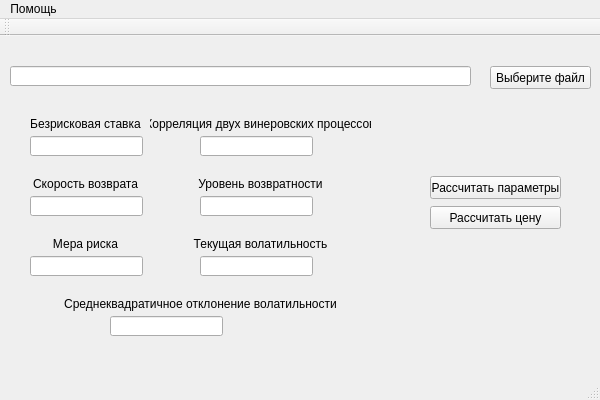
<?xml version="1.0" encoding="UTF-8"?>
<ui version="4.0">
 <class>AppClass</class>
 <widget class="QMainWindow" name="AppClass">
  <property name="geometry">
   <rect>
    <x>0</x>
    <y>0</y>
    <width>600</width>
    <height>400</height>
   </rect>
  </property>
  <property name="windowTitle">
   <string>App</string>
  </property>
  <widget class="QWidget" name="centralWidget">
   <widget class="QLineEdit" name="filePathLine">
    <property name="geometry">
     <rect>
      <x>10</x>
      <y>30</y>
      <width>461</width>
      <height>20</height>
     </rect>
    </property>
    <property name="readOnly">
     <bool>true</bool>
    </property>
   </widget>
   <widget class="QPushButton" name="getFileButton">
    <property name="geometry">
     <rect>
      <x>490</x>
      <y>30</y>
      <width>101</width>
      <height>23</height>
     </rect>
    </property>
    <property name="text">
     <string>Выберите файл</string>
    </property>
   </widget>
   <widget class="QLabel" name="par1Label">
    <property name="geometry">
     <rect>
      <x>30</x>
      <y>80</y>
      <width>111</width>
      <height>16</height>
     </rect>
    </property>
    <property name="layoutDirection">
     <enum>Qt::LeftToRight</enum>
    </property>
    <property name="text">
     <string>Безрисковая ставка</string>
    </property>
    <property name="alignment">
     <set>Qt::AlignCenter</set>
    </property>
   </widget>
   <widget class="QLabel" name="par2Label">
    <property name="geometry">
     <rect>
      <x>150</x>
      <y>80</y>
      <width>221</width>
      <height>16</height>
     </rect>
    </property>
    <property name="layoutDirection">
     <enum>Qt::LeftToRight</enum>
    </property>
    <property name="text">
     <string>Корреляция двух винеровских процессов</string>
    </property>
    <property name="alignment">
     <set>Qt::AlignCenter</set>
    </property>
   </widget>
   <widget class="QLabel" name="par3Label">
    <property name="geometry">
     <rect>
      <x>30</x>
      <y>140</y>
      <width>111</width>
      <height>16</height>
     </rect>
    </property>
    <property name="layoutDirection">
     <enum>Qt::LeftToRight</enum>
    </property>
    <property name="text">
     <string>Скорость возврата</string>
    </property>
    <property name="alignment">
     <set>Qt::AlignCenter</set>
    </property>
   </widget>
   <widget class="QLabel" name="par4Label">
    <property name="geometry">
     <rect>
      <x>150</x>
      <y>140</y>
      <width>221</width>
      <height>16</height>
     </rect>
    </property>
    <property name="layoutDirection">
     <enum>Qt::LeftToRight</enum>
    </property>
    <property name="text">
     <string>Уровень возвратности</string>
    </property>
    <property name="alignment">
     <set>Qt::AlignCenter</set>
    </property>
   </widget>
   <widget class="QLabel" name="par5Label">
    <property name="geometry">
     <rect>
      <x>30</x>
      <y>200</y>
      <width>111</width>
      <height>16</height>
     </rect>
    </property>
    <property name="layoutDirection">
     <enum>Qt::LeftToRight</enum>
    </property>
    <property name="text">
     <string>Мера риска</string>
    </property>
    <property name="alignment">
     <set>Qt::AlignCenter</set>
    </property>
   </widget>
   <widget class="QLabel" name="par6Label">
    <property name="geometry">
     <rect>
      <x>150</x>
      <y>200</y>
      <width>221</width>
      <height>16</height>
     </rect>
    </property>
    <property name="layoutDirection">
     <enum>Qt::LeftToRight</enum>
    </property>
    <property name="text">
     <string>Текущая волатильность</string>
    </property>
    <property name="alignment">
     <set>Qt::AlignCenter</set>
    </property>
   </widget>
   <widget class="QLabel" name="par7Label">
    <property name="geometry">
     <rect>
      <x>30</x>
      <y>260</y>
      <width>341</width>
      <height>16</height>
     </rect>
    </property>
    <property name="layoutDirection">
     <enum>Qt::LeftToRight</enum>
    </property>
    <property name="text">
     <string>Среднеквадратичное отклонение волатильности</string>
    </property>
    <property name="alignment">
     <set>Qt::AlignCenter</set>
    </property>
   </widget>
   <widget class="QLineEdit" name="par1Line">
    <property name="geometry">
     <rect>
      <x>30</x>
      <y>100</y>
      <width>113</width>
      <height>20</height>
     </rect>
    </property>
    <property name="readOnly">
     <bool>true</bool>
    </property>
   </widget>
   <widget class="QLineEdit" name="par2Line">
    <property name="geometry">
     <rect>
      <x>200</x>
      <y>100</y>
      <width>113</width>
      <height>20</height>
     </rect>
    </property>
    <property name="readOnly">
     <bool>true</bool>
    </property>
   </widget>
   <widget class="QLineEdit" name="par4Line">
    <property name="geometry">
     <rect>
      <x>200</x>
      <y>160</y>
      <width>113</width>
      <height>20</height>
     </rect>
    </property>
    <property name="readOnly">
     <bool>true</bool>
    </property>
   </widget>
   <widget class="QLineEdit" name="par3Line">
    <property name="geometry">
     <rect>
      <x>30</x>
      <y>160</y>
      <width>113</width>
      <height>20</height>
     </rect>
    </property>
    <property name="readOnly">
     <bool>true</bool>
    </property>
   </widget>
   <widget class="QLineEdit" name="par5Line">
    <property name="geometry">
     <rect>
      <x>30</x>
      <y>220</y>
      <width>113</width>
      <height>20</height>
     </rect>
    </property>
    <property name="readOnly">
     <bool>true</bool>
    </property>
   </widget>
   <widget class="QLineEdit" name="par6Line">
    <property name="geometry">
     <rect>
      <x>200</x>
      <y>220</y>
      <width>113</width>
      <height>20</height>
     </rect>
    </property>
    <property name="readOnly">
     <bool>true</bool>
    </property>
   </widget>
   <widget class="QLineEdit" name="par7Line">
    <property name="geometry">
     <rect>
      <x>110</x>
      <y>280</y>
      <width>113</width>
      <height>20</height>
     </rect>
    </property>
    <property name="readOnly">
     <bool>true</bool>
    </property>
   </widget>
   <widget class="QPushButton" name="getParametersButton">
    <property name="geometry">
     <rect>
      <x>430</x>
      <y>140</y>
      <width>131</width>
      <height>23</height>
     </rect>
    </property>
    <property name="text">
     <string>Рассчитать параметры</string>
    </property>
   </widget>
   <widget class="QPushButton" name="getCostButton">
    <property name="geometry">
     <rect>
      <x>430</x>
      <y>170</y>
      <width>131</width>
      <height>23</height>
     </rect>
    </property>
    <property name="text">
     <string>Рассчитать цену</string>
    </property>
   </widget>
  </widget>
  <widget class="QMenuBar" name="menuBar">
   <property name="geometry">
    <rect>
     <x>0</x>
     <y>0</y>
     <width>600</width>
     <height>21</height>
    </rect>
   </property>
   <widget class="QMenu" name="menu">
    <property name="title">
     <string>Помощь</string>
    </property>
   </widget>
   <addaction name="menu"/>
  </widget>
  <widget class="QToolBar" name="mainToolBar">
   <attribute name="toolBarArea">
    <enum>TopToolBarArea</enum>
   </attribute>
   <attribute name="toolBarBreak">
    <bool>false</bool>
   </attribute>
  </widget>
  <widget class="QStatusBar" name="statusBar"/>
 </widget>
 <layoutdefault spacing="6" margin="11"/>
 <resources>
  <include location="app.qrc"/>
 </resources>
 <connections/>
</ui>
